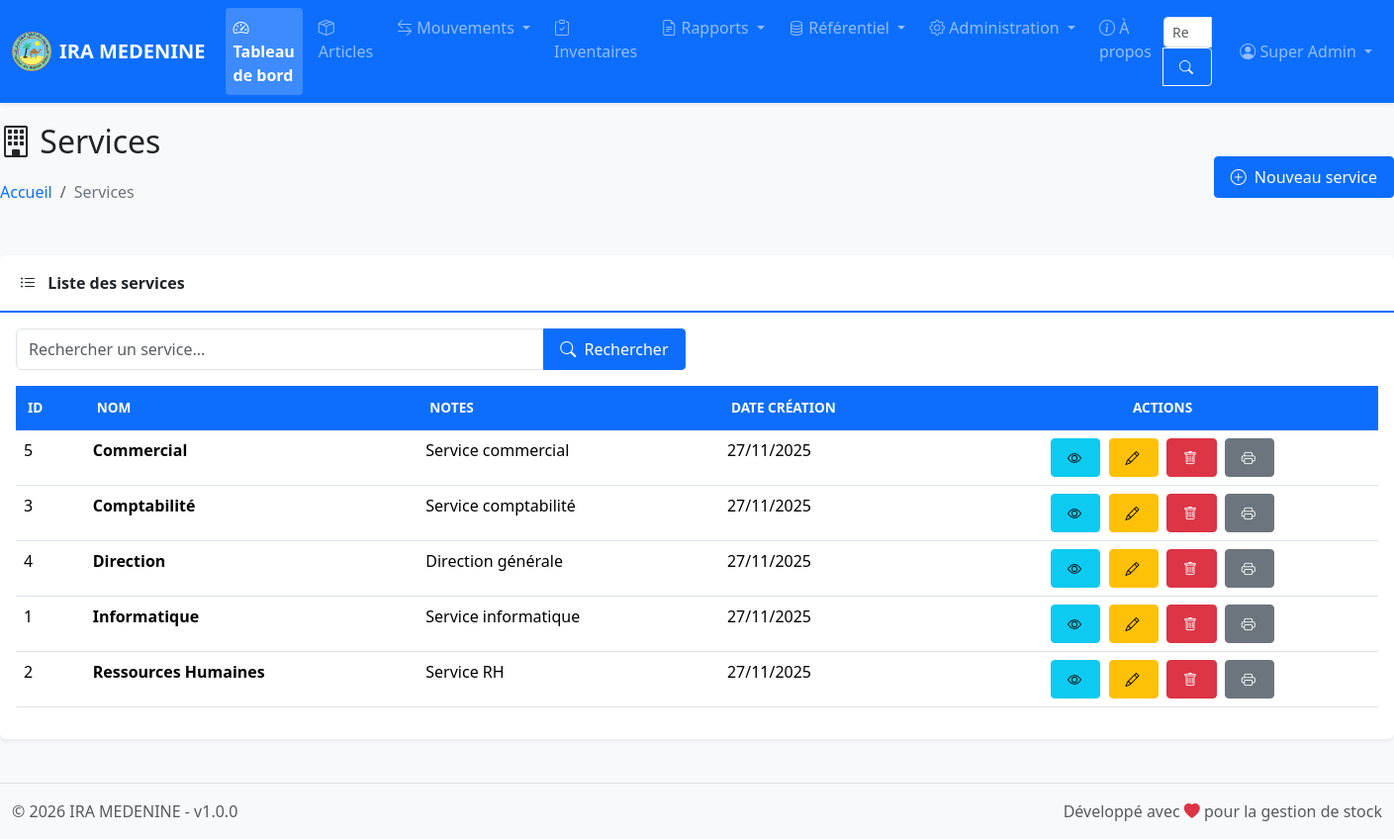
The app's page /pages/services/index.php (signed in) with its own data.
### tables this page shows
CREATE TABLE IF NOT EXISTS `parametres` (
  `id` int NOT NULL AUTO_INCREMENT,
  `nom_etablissement` varchar(255) NOT NULL,
  `logo` varchar(255) DEFAULT NULL,
  `adresse` text,
  `tel_fixe` varchar(20) DEFAULT NULL,
  `tel_mobile` varchar(20) DEFAULT NULL,
  `fax` varchar(20) DEFAULT NULL,
  `email` varchar(100) DEFAULT NULL,
  `site_web` varchar(50) NOT NULL,
  `created_at` timestamp NOT NULL DEFAULT CURRENT_TIMESTAMP,
  `updated_at` timestamp NOT NULL DEFAULT CURRENT_TIMESTAMP ON UPDATE CURRENT_TIMESTAMP,
  PRIMARY KEY (`id`)
);

CREATE TABLE IF NOT EXISTS `services` (
  `id` int NOT NULL AUTO_INCREMENT,
  `nom` varchar(100) NOT NULL,
  `notes` text,
  `created_at` timestamp NOT NULL DEFAULT CURRENT_TIMESTAMP,
  `updated_at` timestamp NOT NULL DEFAULT CURRENT_TIMESTAMP ON UPDATE CURRENT_TIMESTAMP,
  PRIMARY KEY (`id`),
  KEY `idx_nom` (`nom`)
);

### classes/Database.php (called while the page is built, shortened)
<?php
class Database {
    private static $instance = null;
    private $connection;
    private $stmt;
    private function __construct() {
        try {
            $dsn = "mysql:host=" . DB_HOST . ";dbname=" . DB_NAME . ";charset=" . DB_CHARSET;
            $options = [
                PDO::ATTR_ERRMODE => PDO::ERRMODE_EXCEPTION,
                PDO::ATTR_DEFAULT_FETCH_MODE => PDO::FETCH_ASSOC,
                PDO::ATTR_EMULATE_PREPARES => true,
                PDO::ATTR_PERSISTENT => true,
                PDO::MYSQL_ATTR_INIT_COMMAND => "SET NAMES " . DB_CHARSET
            ];
            $this->connection = new PDO($dsn, DB_USER, DB_PASS, $options);
        } catch (PDOException $e) {
            die("Erreur de connexion à la base de données: " . $e->getMessage());
        }
    }
    public static function getInstance() {
        if (self::$instance === null) {
            self::$instance = new self();
        }
        return self::$instance;
    }
    public function getConnection() {
        return $this->connection;
    }
    public function prepare($sql) {
        $this->stmt = $this->connection->prepare($sql);
        return $this;
    }
    public function fetch() {
        $this->stmt->execute();
        return $this->stmt->fetch();
    }
}

### config/config.php (called while the page is built, shortened)
<?php
spl_autoload_register(function ($class) {
    $class_file = ROOT_PATH . '/classes/' . $class . '.php';
});

### classes/Auth.php (called while the page is built, shortened)
<?php
class Auth {
    private $db;
    public function __construct() {
        $this->db = Database::getInstance();
    }
    public function isLoggedIn() {
        if (isset($_SESSION['user_id']) && isset($_SESSION['last_activity'])) {
            return true;
        }
        return false;
    }
    public function getUser() {
        if ($this->isLoggedIn()) {
            return [
                'id' => $_SESSION['user_id'],
                'login' => $_SESSION['user_login'],
                'nom' => $_SESSION['user_nom'],
                'prenom' => $_SESSION['user_prenom'],
                'mail' => $_SESSION['user_mail'],
                'role_id' => $_SESSION['user_role_id'],
                'role_name' => $_SESSION['user_role_name']
            ];
        }
        return null;
    }
    public function isAdmin() {
        return isset($_SESSION['user_role_name']) && $_SESSION['user_role_name'] === 'admin';
    }
    public function hasPermission($module, $action) {
        if ($this->isAdmin()) {
            return true;
        }
        $sql = "SELECT COUNT(*) as count
                FROM role_permissions rp
                INNER JOIN permissions p ON rp.permission_id = p.id
                WHERE rp.role_id = :role_id
                AND p.module = :module
                AND p.action = :action";
        $this->db->prepare($sql);
        $this->db->bind(':role_id', $_SESSION['user_role_id']);
        $this->db->bind(':module', $module);
        $this->db->bind(':action', $action);
        $result = $this->db->fetch();
        return $result['count'] > 0;
    }
}

### pages/services/index.php (the view, shortened to what this page needs)
<?php
require_once __DIR__ . '/../../includes/header.php';
$auth->requirePermission('services', 'view');
$db = Database::getInstance();
$search = $_GET['search'] ?? '';
$sql = "SELECT * FROM services WHERE 1=1";
$sql .= " ORDER BY nom ASC";
$stmt = $db->getConnection()->prepare($sql);
$stmt->execute();
$services = $stmt->fetchAll();
?>
<?php require_once __DIR__ . '/../../includes/navbar.php'; ?>
<div class="container-fluid main-container">
    <div class="row mb-4">
        <div class="col-12">
            <div class="d-flex justify-content-between align-items-center">
                <div>
                    <h2><i class="bi bi-building"></i> Services</h2>
                    <nav aria-label="breadcrumb">
                        <ol class="breadcrumb">
                            <li class="breadcrumb-item"><a href="<?php echo BASE_URL; ?>/index.php">Accueil</a></li>
                            <li class="breadcrumb-item active">Services</li>
                        </ol>
                    </nav>
                </div>
                <div>
                    <a href="<?php echo BASE_URL; ?>/pages/services/create.php" class="btn btn-primary">
                        <i class="bi bi-plus-circle"></i> Nouveau service
                    </a>
                </div>
            </div>
        </div>
    </div>
    <div class="row">
        <div class="col-12">
            <div class="card">
                <div class="card-header">
                    <i class="bi bi-list-ul"></i> Liste des services
                </div>
                <div class="card-body">
                    <form method="GET" class="mb-3">
                        <div class="row">
                            <div class="col-md-6">
                                <div class="input-group">
                                    <input type="text" class="form-control" name="search" placeholder="Rechercher un service..." value="<?php echo htmlspecialchars($search); ?>">
                                    <button type="submit" class="btn btn-primary"><i class="bi bi-search"></i> Rechercher</button>
                                </div>
                            </div>
                        </div>
                    </form>
                    <div class="table-responsive">
                        <table class="table table-hover" id="servicesTable">
                            <thead>
                                <tr>
                                    <th>ID</th>
                                    <th>Nom</th>
                                    <th>Notes</th>
                                    <th>Date création</th>
                                    <th class="text-center no-sort no-export">Actions</th>
                                </tr>
                            </thead>
                            <tbody>
                                <?php if (count($services) > 0): ?>
                                    <?php foreach ($services as $service): ?>
                                        <tr>
                                            <td><?php echo $service['id']; ?></td>
                                            <td><strong><?php echo htmlspecialchars($service['nom']); ?></strong></td>
                                            <td><?php echo htmlspecialchars(substr($service['notes'] ?? '', 0, 50)); ?><?php echo strlen($service['notes'] ?? '') > 50 ? '...' : ''; ?></td>
                                            <td><?php echo date('d/m/Y', strtotime($service['created_at'])); ?></td>
                                            <td class="text-center action-buttons no-print">
                                                <a href="<?php echo BASE_URL; ?>/pages/services/view.php?id=<?php echo $service['id']; ?>"
                                                   class="btn btn-sm btn-info" title="Voir">
                                                    <i class="bi bi-eye"></i>
                                                </a>
                                                <a href="<?php echo BASE_URL; ?>/pages/services/edit.php?id=<?php echo $service['id']; ?>"
                                                   class="btn btn-sm btn-warning" title="Modifier">
                                                    <i class="bi bi-pencil"></i>
                                                </a>
                                                <a href="<?php echo BASE_URL; ?>/pages/services/delete.php?id=<?php echo $service['id']; ?>"
                                                   class="btn btn-sm btn-danger delete-confirm" title="Supprimer"
                                                   onclick="return confirm('Voulez-vous vraiment supprimer ce service ?');">
                                                    <i class="bi bi-trash"></i>
                                                </a>
                                                <button onclick="printService(<?php echo $service['id']; ?>)"
                                                        class="btn btn-sm btn-secondary" title="Imprimer">
                                                    <i class="bi bi-printer"></i>
                                                </button>
                                            </td>
                                        </tr>
                                    <?php endforeach; ?>
                                <?php endif; ?>
                            </tbody>
                        </table>
                    </div>
                </div>
            </div>
        </div>
    </div>
</div>
<?php require_once __DIR__ . '/../../includes/footer.php'; ?>

### includes/navbar.php (shortened to what this page needs)
<nav class="navbar navbar-expand-lg navbar-dark bg-primary sticky-top">
    <div class="container-fluid">
        <a class="navbar-brand d-flex align-items-center" href="<?php echo BASE_URL; ?>/index.php">
            <?php if (!empty($parametres['logo'])): ?>
                <img src="<?php echo BASE_URL; ?>/uploads/logo/<?php echo htmlspecialchars($parametres['logo']); ?>" alt="Logo" height="40" class="me-2" style="object-fit:contain;">
            <?php endif; ?>
            <span class="fw-bold"><?php echo htmlspecialchars($parametres['nom_etablissement'] ?? APP_NAME); ?></span>
        </a>
        <div class="collapse navbar-collapse" id="navbarMain">
            <ul class="navbar-nav me-auto mb-2 mb-lg-0">
                <li class="nav-item">
                    <a class="nav-link <?php echo basename($_SERVER['PHP_SELF']) == 'index.php' ? 'active' : ''; ?>" href="<?php echo BASE_URL; ?>/index.php">
                        <i class="bi bi-speedometer2"></i> Tableau de bord
                    </a>
                </li>
                <?php if ($auth->hasPermission('articles', 'view')): ?>
                <li class="nav-item">
                    <a class="nav-link <?php echo strpos($_SERVER['PHP_SELF'], 'articles') !== false ? 'active' : ''; ?>" href="<?php echo BASE_URL; ?>/pages/articles/index.php">
                        <i class="bi bi-box-seam"></i> Articles
                    </a>
                </li>
                <?php endif; ?>
                <?php if ($auth->hasPermission('entrees', 'view') || $auth->hasPermission('sorties', 'view') || $auth->hasPermission('retours', 'view')): ?>
                <li class="nav-item dropdown">
                    <a class="nav-link dropdown-toggle" href="#" id="navbarMouvements" role="button" data-bs-toggle="dropdown" aria-expanded="false">
                        <i class="bi bi-arrow-left-right"></i> Mouvements
                    </a>
                </li>
                <?php endif; ?>
                <?php if ($auth->hasPermission('inventaires', 'view')): ?>
                <li class="nav-item">
                    <a class="nav-link <?php echo strpos($_SERVER['PHP_SELF'], 'inventaires') !== false ? 'active' : ''; ?>" href="<?php echo BASE_URL; ?>/pages/inventaires/index.php">
                        <i class="bi bi-clipboard-check"></i> Inventaires
                    </a>
                </li>
                <?php endif; ?>
                <?php if ($auth->hasPermission('rapports', 'view')): ?>
                <li class="nav-item dropdown">
                    <a class="nav-link dropdown-toggle" href="#" id="navbarRapports" role="button" data-bs-toggle="dropdown" aria-expanded="false">
                        <i class="bi bi-file-earmark-text"></i> Rapports
                    </a>
                </li>
                <?php endif; ?>
                <?php if ($auth->hasPermission('services', 'view') || $auth->hasPermission('employes', 'view') || $auth->hasPermission('fournisseurs', 'view') || $auth->hasPermission('equipes', 'view')): ?>
                <li class="nav-item dropdown">
                    <a class="nav-link dropdown-toggle" href="#" id="navbarReferentiel" role="button" data-bs-toggle="dropdown" aria-expanded="false">
                        <i class="bi bi-database"></i> Référentiel
                    </a>
                </li>
                <?php endif; ?>
                <?php if ($auth->isAdmin()): ?>
                <li class="nav-item dropdown">
                    <a class="nav-link dropdown-toggle" href="#" id="navbarAdmin" role="button" data-bs-toggle="dropdown" aria-expanded="false">
                        <i class="bi bi-gear"></i> Administration
                    </a>
                </li>
                <?php endif; ?>
                <li class="nav-item">
                    <a class="nav-link" href="<?php echo BASE_URL; ?>/pages/apropos/index.php">
                        <i class="bi bi-info-circle"></i> À propos
                    </a>
                </li>
            </ul>
            <form class="d-flex me-3" action="<?php echo BASE_URL; ?>/pages/search.php" method="GET">
                <div class="input-group">
                    <input class="form-control form-control-sm" type="search" placeholder="Rechercher..." aria-label="Rechercher" name="q" required>
                    <button class="btn btn-outline-light btn-sm" type="submit"><i class="bi bi-search"></i></button>
                </div>
            </form>
            <ul class="navbar-nav">
                <li class="nav-item dropdown">
                    <a class="nav-link dropdown-toggle" href="#" id="navbarUser" role="button" data-bs-toggle="dropdown" aria-expanded="false">
                        <i class="bi bi-person-circle"></i> <?php echo $current_user['prenom'] . ' ' . $current_user['nom']; ?>
                    </a>
                </li>
            </ul>
        </div>
    </div>
</nav>

### includes/footer.php (shortened to what this page needs)
    <footer class="footer mt-auto py-3 bg-light border-top">
        <div class="container-fluid">
            <div class="row">
                <div class="col-md-6 text-muted">
                    &copy; <?php echo date('Y'); ?> <?php echo $parametres['nom_etablissement'] ?? APP_NAME; ?> - v<?php echo APP_VERSION; ?>
                </div>
                <div class="col-md-6 text-end text-muted">
                    Développé avec <i class="bi bi-heart-fill text-danger"></i> pour la gestion de stock
                </div>
            </div>
        </div>
    </footer>
</body>
</html>

### records on screen
parametres: logo (picture), nom_etablissement "IRA MEDENINE"
services: id "5", nom "Commercial", notes "Service commercial", created_at "27/11/2025"
services: id "3", nom "Comptabilité", notes "Service comptabilité", created_at "27/11/2025"
services: id "4", nom "Direction", notes "Direction générale", created_at "27/11/2025"
services: id "1", nom "Informatique", notes "Service informatique", created_at "27/11/2025"
services: id "2", nom "Ressources Humaines", notes "Service RH", created_at "27/11/2025"

### other values on screen
$current_user['prenom'] "Super"
$current_user['nom'] "Admin"
APP_VERSION "1.0.0"
